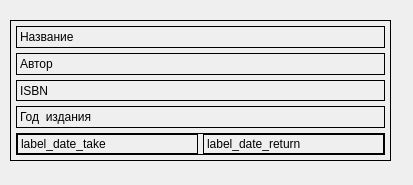
<?xml version="1.0" encoding="UTF-8"?>
<ui version="4.0">
 <class>Form</class>
 <widget class="QWidget" name="Form">
  <property name="geometry">
   <rect>
    <x>0</x>
    <y>0</y>
    <width>413</width>
    <height>185</height>
   </rect>
  </property>
  <property name="windowTitle">
   <string>Form</string>
  </property>
  <property name="styleSheet">
   <string notr="true">QFrame {
	border: 1px solid black;
}</string>
  </property>
  <widget class="QFrame" name="frame_book_history">
   <property name="geometry">
    <rect>
     <x>10</x>
     <y>20</y>
     <width>381</width>
     <height>141</height>
    </rect>
   </property>
   <property name="sizePolicy">
    <sizepolicy hsizetype="Expanding" vsizetype="Preferred">
     <horstretch>0</horstretch>
     <verstretch>0</verstretch>
    </sizepolicy>
   </property>
   <property name="minimumSize">
    <size>
     <width>321</width>
     <height>141</height>
    </size>
   </property>
   <property name="frameShape">
    <enum>QFrame::StyledPanel</enum>
   </property>
   <property name="frameShadow">
    <enum>QFrame::Raised</enum>
   </property>
   <layout class="QGridLayout" name="gridLayout">
    <property name="leftMargin">
     <number>5</number>
    </property>
    <property name="topMargin">
     <number>5</number>
    </property>
    <property name="rightMargin">
     <number>5</number>
    </property>
    <property name="bottomMargin">
     <number>5</number>
    </property>
    <property name="spacing">
     <number>5</number>
    </property>
    <item row="4" column="0">
     <widget class="QFrame" name="frame">
      <property name="frameShape">
       <enum>QFrame::StyledPanel</enum>
      </property>
      <property name="frameShadow">
       <enum>QFrame::Raised</enum>
      </property>
      <layout class="QHBoxLayout" name="horizontalLayout">
       <property name="spacing">
        <number>5</number>
       </property>
       <property name="leftMargin">
        <number>0</number>
       </property>
       <property name="topMargin">
        <number>0</number>
       </property>
       <property name="rightMargin">
        <number>0</number>
       </property>
       <property name="bottomMargin">
        <number>0</number>
       </property>
       <item>
        <widget class="QLabel" name="label_date_take">
         <property name="text">
          <string>label_date_take</string>
         </property>
        </widget>
       </item>
       <item>
        <widget class="QLabel" name="label_date_return">
         <property name="text">
          <string>label_date_return</string>
         </property>
        </widget>
       </item>
      </layout>
     </widget>
    </item>
    <item row="1" column="0">
     <widget class="QLabel" name="label_author">
      <property name="text">
       <string>Автор</string>
      </property>
     </widget>
    </item>
    <item row="2" column="0">
     <widget class="QLabel" name="label_isbn">
      <property name="text">
       <string>ISBN</string>
      </property>
     </widget>
    </item>
    <item row="3" column="0">
     <widget class="QLabel" name="label_year_publication">
      <property name="text">
       <string>Год  издания</string>
      </property>
     </widget>
    </item>
    <item row="0" column="0">
     <widget class="QLabel" name="label_name">
      <property name="sizePolicy">
       <sizepolicy hsizetype="Expanding" vsizetype="Preferred">
        <horstretch>0</horstretch>
        <verstretch>0</verstretch>
       </sizepolicy>
      </property>
      <property name="text">
       <string>Название</string>
      </property>
     </widget>
    </item>
   </layout>
  </widget>
 </widget>
 <resources>
  <include location="../../../icons/icons.qrc"/>
 </resources>
 <connections/>
</ui>
